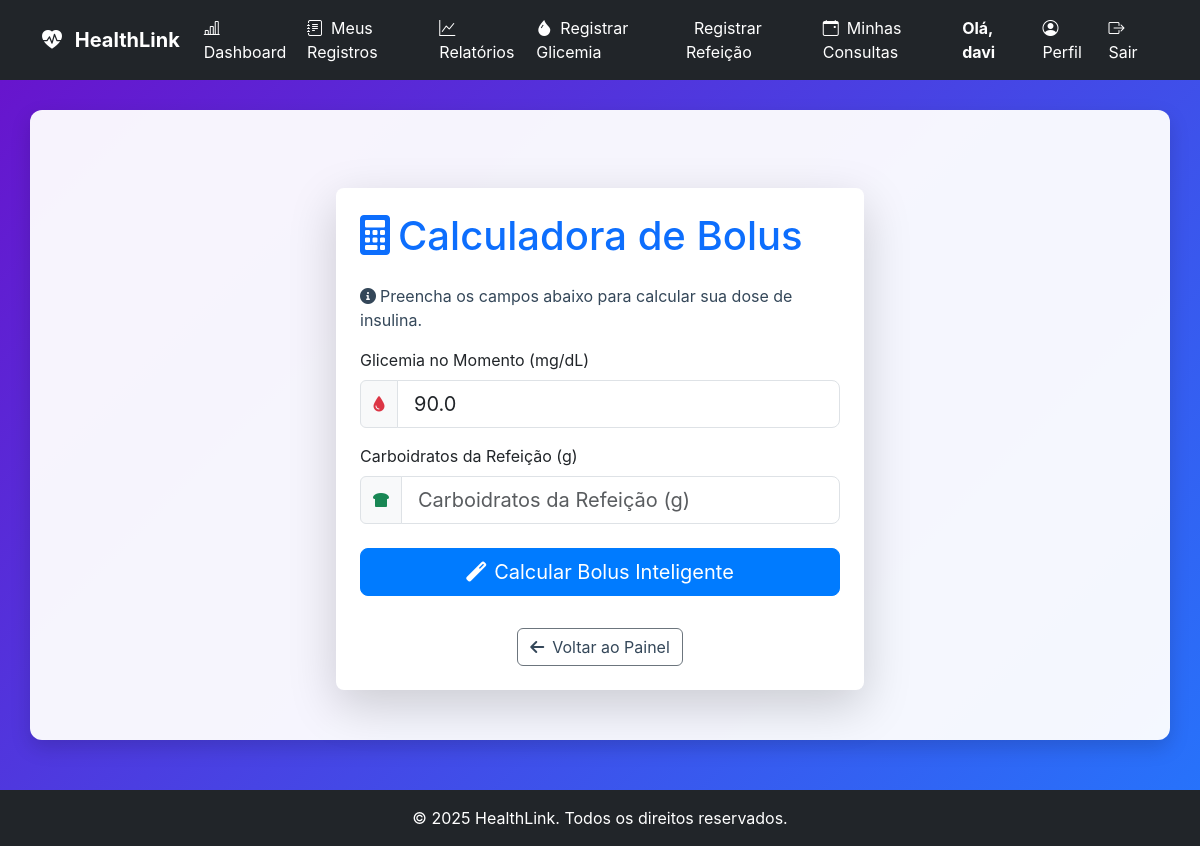
The page /calculadora_bolus (signed in) on the database as committed earlier.
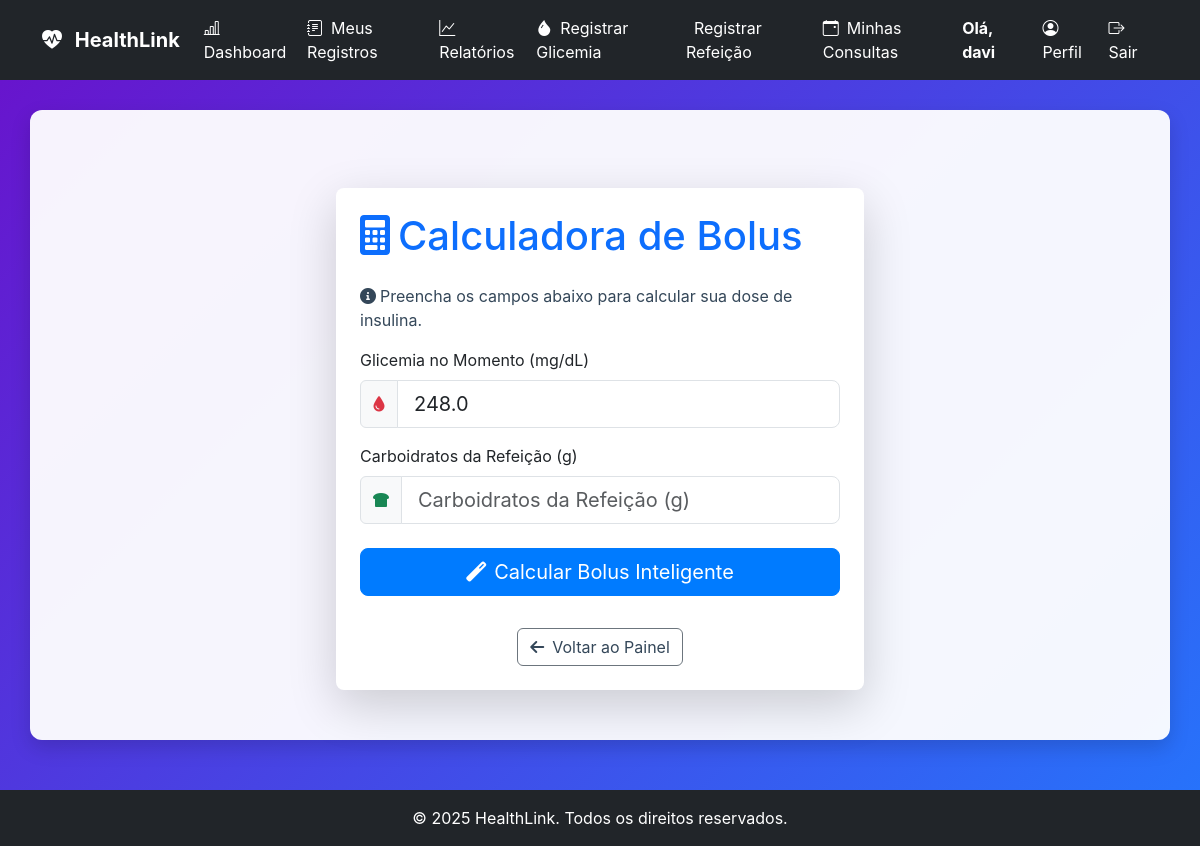
The same page on the database as committed later.
### tables this page shows
CREATE TABLE users (
                    id INTEGER PRIMARY KEY,
                    username TEXT UNIQUE NOT NULL,
                    password_hash TEXT NOT NULL,
                    role TEXT NOT NULL DEFAULT 'paciente',
                    email TEXT,
                    nome TEXT,
                    razao_ic REAL,
                    fator_sensibilidade REAL,
                    data_nascimento TEXT,
                    sexo TEXT
                , nome_completo TEXT, telefone TEXT, medico_id INTEGER, meta_glicemia INTEGER, documento TEXT, crm TEXT, especialidade TEXT, cns TEXT, ric_manha REAL, ric_almoco REAL, ric_jantar REAL, fsi_manha REAL, fsi_almoco REAL, fsi_jantar REAL);

CREATE TABLE registros (
                    id INTEGER PRIMARY KEY,
                    user_id INTEGER NOT NULL,
                    data_hora TEXT NOT NULL,
                    tipo TEXT NOT NULL,
                    valor REAL,
                    observacoes TEXT,
                    alimentos_json TEXT,
                    total_calorias REAL,
                    total_carbs REAL, dose_insulina REAL, dose_aplicada REAL,
                    FOREIGN KEY (user_id) REFERENCES users (id)
                );

### app.py (the view, shortened to what this page needs)
@app.route('/calculadora_bolus', methods=['GET', 'POST'])
@login_required
def calculadora_bolus():
    if current_user.role != 'paciente':
        flash('A Calculadora de Bolus é exclusiva para o perfil de Paciente.', 'danger')
        return redirect(url_for('dashboard'))
    user_id = current_user.id
    parametros_clinicos = db_manager.obter_parametros_clinicos(user_id)
    if not parametros_clinicos or not parametros_clinicos.get('glicemia_alvo') or not parametros_clinicos.get('ric_manha'):
        flash("ATENÇÃO: Seus parâmetros clínicos estão incompletos. Por favor, solicite ao seu médico que os configure.", 'warning')
        return redirect(url_for('configurar_parametros'))
    ultima_glicemia = db_manager.buscar_ultima_glicemia(user_id)
    resultado_bolus = None
    bolus_service = BolusService(db_manager)
    return render_template('calculadora_bolus.html',
                           ultima_glicemia=ultima_glicemia,
                           parametros=parametros_clinicos,
                           resultado=resultado_bolus)

### app.py (called while the page is built)
@app.context_processor
def inject_now():
    return {'now': datetime.now}

### database_manager.py (called while the page is built)
    def get_db_connection(self):
        conn = sqlite3.connect(self.db_path)
        conn.execute("PRAGMA foreign_keys = ON;")
        conn.row_factory = sqlite3.Row
        return conn

    def carregar_usuario_por_id(self, user_id):
        conn = self.get_db_connection()
        user_data = conn.execute(
            "SELECT id, username, role, email, nome_completo, razao_ic, fator_sensibilidade, data_nascimento, sexo, telefone, medico_id FROM users WHERE id = ?",
            (user_id,)
        ).fetchone()
        conn.close()
        return dict(user_data) if user_data else None

    def buscar_ultima_glicemia(self, user_id):
            sql = """
                SELECT valor
                FROM registros
                WHERE user_id = ?
                -- Filtra registros que são glicemia ou que contêm um valor de glicemia
                AND valor IS NOT NULL
                ORDER BY data_hora DESC
                LIMIT 1
            """
            conn = self.get_db_connection() # Use o seu método de conexão
            try:
                cursor = conn.cursor()
                cursor.execute(sql, (user_id,))
                resultado = cursor.fetchone()
                return float(resultado[0]) if resultado and resultado[0] is not None else None
            except sqlite3.Error as e:
                print(f"Erro ao buscar última glicemia: {e}")
                return None
            finally:
                conn.close()

### models.py (called while the page is built)
    @property
    def is_paciente(self):
        return self.role == 'paciente' or self.role == 'user'

### templates/calculadora_bolus.html (shortened to what this page needs)
{% extends 'base.html' %}
{% block content %}
<div class="container mt-5">
    <div class="row justify-content-center">
        <div class="col-md-8 col-lg-6">
            <div class="card p-4 shadow-lg border-0">
                <h1 class="mb-4 text-primary">
                    <i class="fas fa-calculator me-2"></i>Calculadora de Bolus
                </h1>
                <p class="text-muted"><i class="fas fa-info-circle me-1"></i>Preencha os campos abaixo para calcular sua
                    dose de insulina.</p>
                <form action="{{ url_for('calculadora_bolus') }}" method="post">
                    <label for="glicemia_atual" class="form-label">Glicemia no Momento (mg/dL)</label>
                    <div class="mb-3 input-group">
                        <span class="input-group-text bg-light"><i class="fas fa-tint text-danger"></i></span>
                        <input type="number" step="1" class="form-control form-control-lg" id="glicemia_atual"
                            name="glicemia_atual" placeholder="Glicemia no Momento (mg/dL)"
                            value="{{ resultado.glicemia_atual if resultado else ultima_glicemia }}" required>
                    </div>
                    <label for="carbos" class="form-label">Carboidratos da Refeição (g)</label>
                    <div class="mb-4 input-group">
                        <span class="input-group-text bg-light"><i class="fas fa-bread-slice text-success"></i></span>
                        <input type="number" step="0.1" class="form-control form-control-lg" id="carbos" name="carbos"
                            placeholder="Carboidratos da Refeição (g)"
                            value="{{ resultado.carbos if resultado else '' }}" required>
                    </div>
                    <button type="submit" class="btn btn-primary btn-lg w-100 mb-3">
                        <i class="fas fa-magic me-2"></i>Calcular Bolus Inteligente
                    </button>
                </form>
                <div class="text-center mt-3">
                    <a href="{{ url_for('dashboard') }}" class="btn btn-secondary">
                        <i class="fas fa-arrow-left me-2"></i>Voltar ao Painel
                    </a>
                </div>
            </div>
        </div>
    </div>
</div>
{% endblock %}

### templates/base.html (shortened to what this page needs)
<!DOCTYPE html>
<html lang="pt-br">
<head>
    <link href="https://cdn.jsdelivr.net/npm/bootstrap@5.3.0/dist/css/bootstrap.min.css" rel="stylesheet">
    <link href="https://cdn.jsdelivr.net/npm/bootstrap-icons/font/bootstrap-icons.css" rel="stylesheet">
    <link rel="stylesheet" href="https://cdnjs.cloudflare.com/ajax/libs/font-awesome/6.0.0-beta3/css/all.min.css">
    <link rel="stylesheet" href="{{ url_for('static', filename='css/style.css') }}">
</head>
<body>
    <nav class="navbar navbar-expand-lg navbar-dark bg-dark">
        <div class="container">
            <a class="navbar-brand fw-bold" href="{{ url_for('index') }}">
                <i class="bi bi-heart-pulse-fill me-2"></i> HealthLink
            </a>
            <div class="collapse navbar-collapse" id="navbarNav">
                <ul class="navbar-nav me-auto">
                    {% if current_user.is_authenticated %}
                    <li class="nav-item">
                        <a class="nav-link" href="{{ url_for('dashboard') }}">
                            <i class="bi bi-bar-chart-line me-2"></i>Dashboard
                        </a>
                    </li>
                    {% if current_user.is_paciente %}
                    <li class="nav-item">
                        <a class="nav-link" href="{{ url_for('registros') }}">
                            <i class="bi bi-journal-text me-2"></i>Meus Registros
                        </a>
                    </li>
                    <li class="nav-item">
                        <a class="nav-link" href="{{ url_for('relatorios.relatorios_page') }}">
                            <i class="bi bi-graph-up me-2"></i>Relatórios
                        </a>
                    </li>
                    <li class="nav-item">
                        <a class="nav-link" href="{{ url_for('registrar_glicemia') }}">
                            <i class="bi bi-droplet-fill me-2"></i>Registrar Glicemia
                        </a>
                    </li>
                    <li class="nav-item">
                        <a class="nav-link" href="{{ url_for('registrar_refeicao') }}">
                            Registrar Refeição
                        </a>
                    </li>
                    <li class="nav-item">
                        <a class="nav-link" href="{{ url_for('minhas_consultas') }}">
                            <i class="bi bi-calendar-event me-2"></i>Minhas Consultas
                        </a>
                    </li>
                    {% endif %}
                    {% endif %}
                </ul>
                <ul class="navbar-nav">
                    {% if current_user.is_authenticated %}
                    <li class="nav-item me-3 d-flex align-items-center">
                        <span class="navbar-text text-white fw-bold">
                            Olá, {{ current_user.username or current_user.nome_completo }}
                        </span>
                    </li>
                    <li class="nav-item">
                        <a class="nav-link" href="{{ url_for('perfil_paciente', paciente_id=current_user.id) }}">
                            <i class="bi bi-person-circle me-2"></i>Perfil
                        </a>
                    </li>
                    <li class="nav-item">
                        <a class="nav-link text-danger" href="{{ url_for('logout') }}">
                            <i class="bi bi-box-arrow-right me-2"></i>Sair
                        </a>
                    </li>
                    {% endif %}
                </ul>
            </div>
        </div>
    </nav>
    <main id="main-content">
        <div class="container">
            {% block content %}
            {% endblock %}
        </div>
    </main>
    <footer class="text-white text-center py-3 mt-5 bg-dark">
        &copy; {{ now().year }} HealthLink. Todos os direitos reservados.
    </footer>
</body>
</html>

### static/css/style.css (style rules this page uses)
:root { --primary-color: #007bff; --accent-color: #6a11cb; --text-dark: #344759; --text-light: white; --gradient-bg: linear-gradient(135deg, #6a11cb 0%, #2575fc 100%); --success-color: #28a745; --danger-color: #dc3545; --info-color: #17a2b8; --shadow-sm: 0 2px 4px rgba(0, 0, 0, 0.1); --shadow-lg: 0 8px 20px rgba(0, 0, 0, 0.15); }
body, html { margin: 0; padding: 0; height: 100%; font-family: -apple-system, BlinkMacSystemFont, "Segoe UI", Roboto, "Helvetica Neue", Arial, sans-serif; color: var(--text-dark); }
#app-wrapper, body { background: var(--gradient-bg); min-height: 100vh; }
#main-content { background-color: rgba(255, 255, 255, 0.95); border-radius: 12px; box-shadow: var(--shadow-lg); padding: 30px; margin: 30px auto 50px auto; max-width: 1200px; width: 95%; display: block; }
#main-content .container { max-width: 100%; width: 100%; margin-top: 0; padding: 0; background-color: transparent; }
.navbar-nav .nav-link, .navbar-brand { color: var(--text-light) !important; }
h1, h2, h3 { color: var(--accent-color); margin-top: 0; margin-bottom: 20px; }
.card { background-color: white; border: 1px solid #e0e6ed; border-radius: 8px; box-shadow: var(--shadow-sm); padding: 20px; margin-bottom: 20px; }
.btn-primary { background-color: var(--primary-color); border-color: var(--primary-color); color: white; }
.card a, .card h6, .card p { color: var(--text-dark) !important; background: transparent !important; }

Rows that differ between the two databases and show on the page:
removed registros: glicemia_atual "90.0"
added registros: glicemia_atual "248.0"
